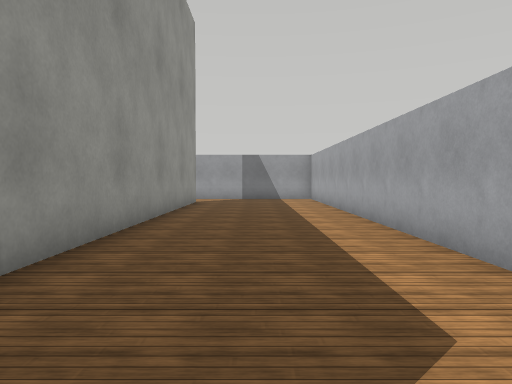
[1] (above)

16 first-person views from a walk through a robot-simulator world made for Webots. The camera is 0.45 m above the floor, tilts 2° down and sees 70° across. The floor is counted in squares, 0.5 m on a side. Each view is taken from the middle of a square. On the plan, view 1 faces up. The plan holds only what a view shows up to about 12 squares ahead; the rest is blank. Simple shapes and patterns stand in for the simulator's stock objects.

[2]
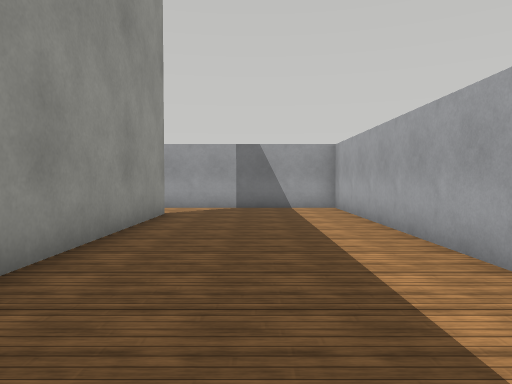

[3]
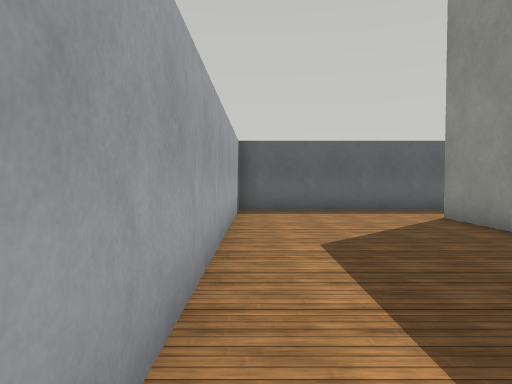

[4]
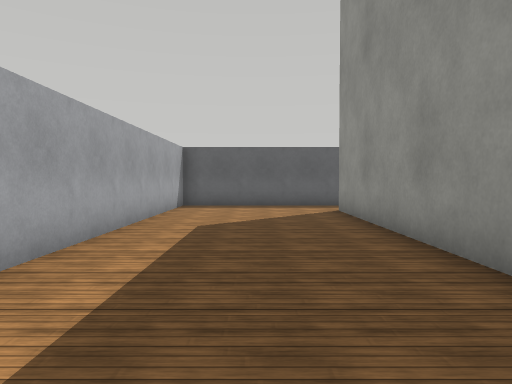

[5]
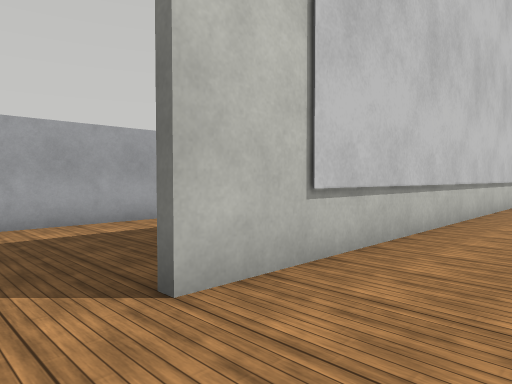

[6]
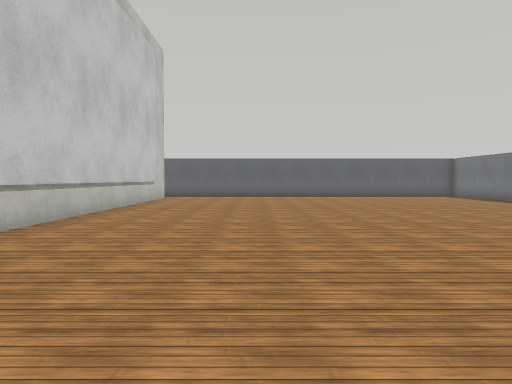

[7]
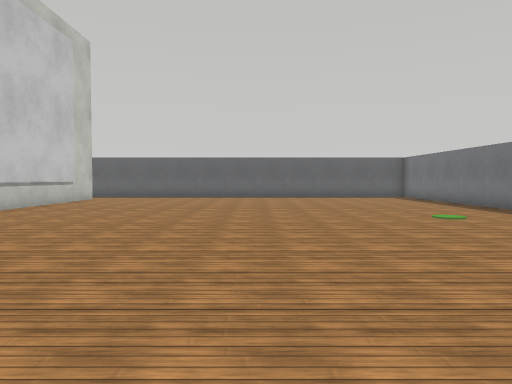

[8]
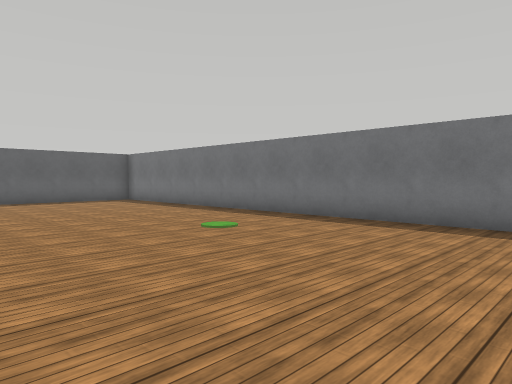

[9]
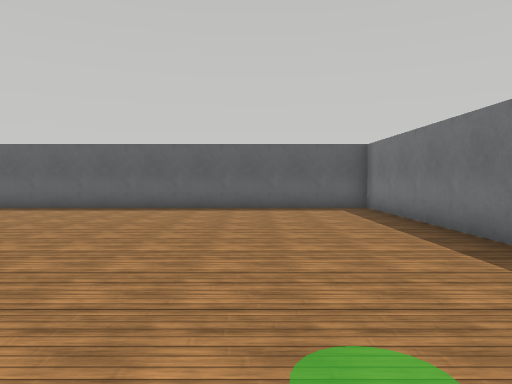

[10]
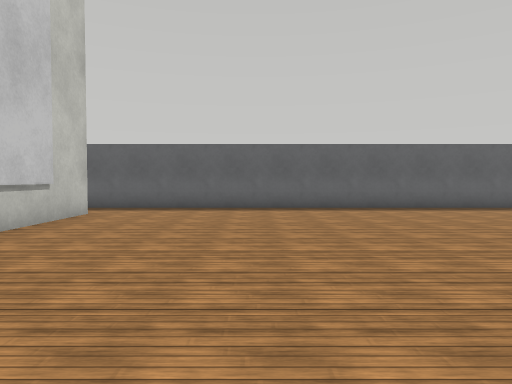

[11]
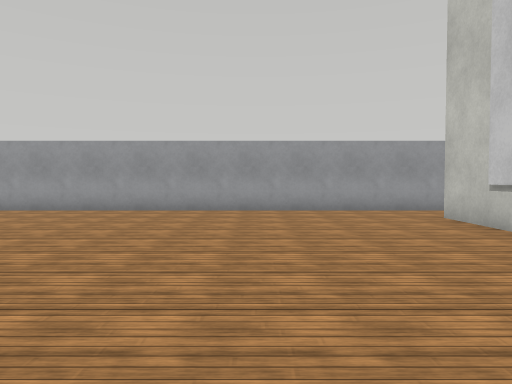

[12]
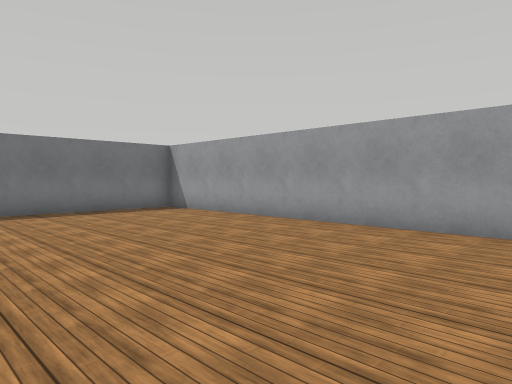

[13]
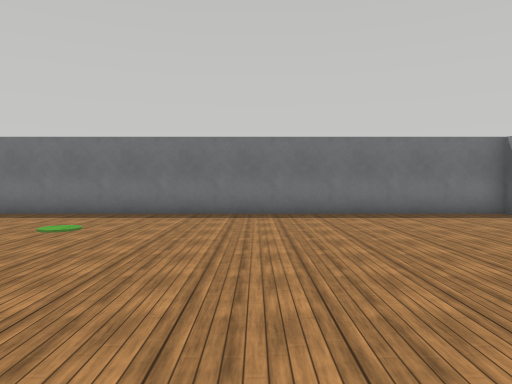

[14]
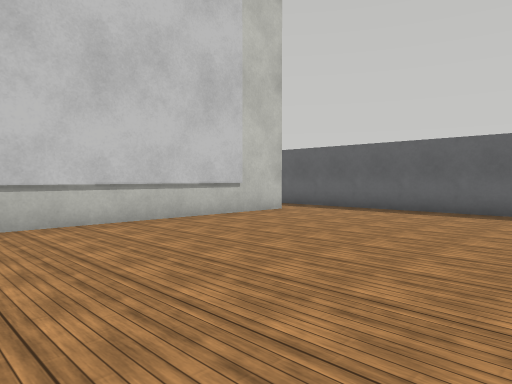

[15]
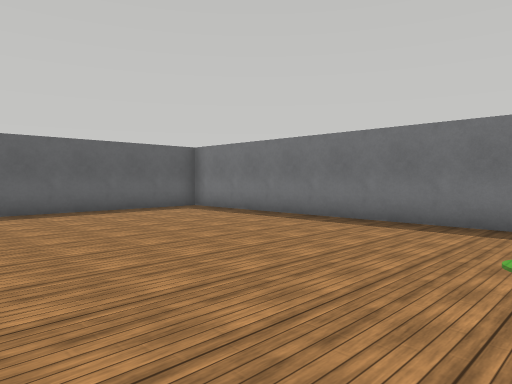

[16]
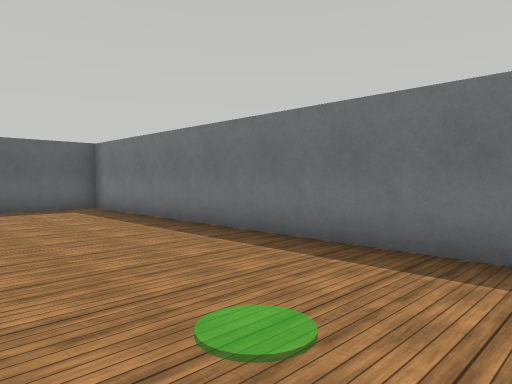

### Floor plan
Ten units are one square. View 1 is at (0, 0); x grows to the right and y downward. Boxes are objects, and circles mark ways between rooms. Rooms are numbered by the first view taken in them; rooms with no view inside come last. Other rooms are left out.
<svg viewBox="-180 -170 210 210">
<path fill="none" stroke="#000" d="M-24 -145 -24 15M-25 35 25 35 25 -165 -25 -165M-26 15 -26 -145M-25 -165 -175 -165 -175 35 -25 35"/>
<rect x="-35" y="-125" width="10" height="120" fill="#bbb"><title>board</title></rect>
<circle cx="-20" cy="-155" r="3" fill="#2a7"/>
<circle cx="-20" cy="25" r="3" fill="#2a7"/>
<text x="0" y="-70">1</text>
<text x="-100" y="-70">2</text>
</svg>
Room 1 opens to room 2.

Where each view was taken, in squares from view 1:
view 1: 0 up, 0 right, facing up
view 2: 5 up, 0 right, facing up
view 3: 7 up, 2 right, facing down
view 4: 9 up, 0 right, facing down
view 5: 16 up, 5 left, facing down-right
view 6: 16 up, 7 left, facing down
view 7: 15 up, 10 left, facing down
view 8: 12 up, 10 left, facing down-left
view 9: 8 up, 14 left, facing down
view 10: 8 up, 7 left, facing down
view 11: 6 up, 7 left, facing up
view 12: 10 up, 7 left, facing up-left
view 13: 10 up, 8 left, facing left
view 14: 7 up, 10 left, facing down-right
view 15: 7 up, 10 left, facing down-left
view 16: 8 up, 13 left, facing down-left
